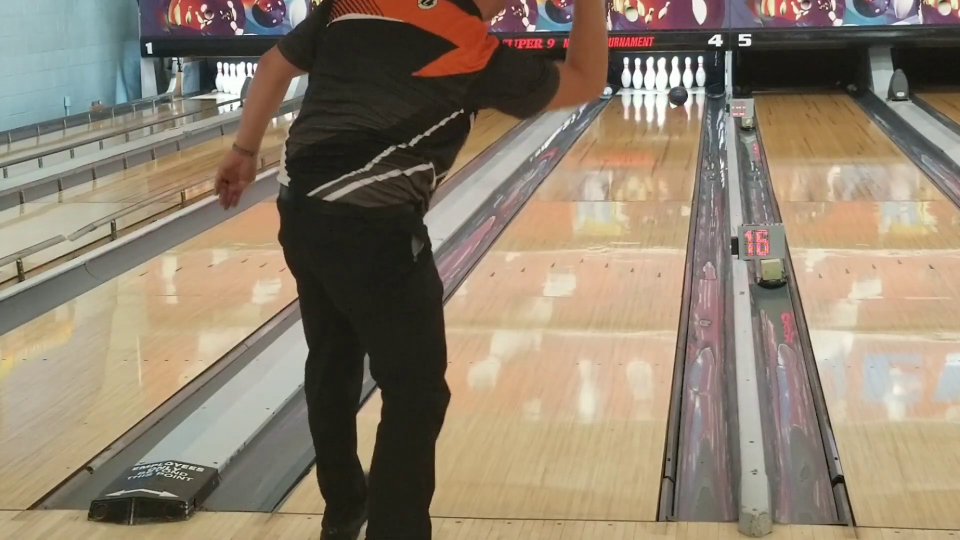
#> input picture frame 130 of data/recording_5/Recording_5.mp4, 1920 x 1080 px (shown at 1/2 size)
$ jupyter execute Detection_test_5.ipynb
#> lines starting #> are read from the running program, lines starting #| are printed output that depends on the picture
# **Detection**

**Subsections:**
- **Pre-processing:** `BackgroundSubtractorMOG2`
- **Processing:** `HoughCircle`
- **Post-processing**

[cell 1]
# Import required libraries
import cv2
from pathlib import Path
import numpy as np
import matplotlib.pyplot as plt
import pandas as pd

Loading the video file

- _notebook_dir -> /home/davic/projects/IACV_project/bowling-analysis/notebook/ball_detection_
- _project_root -> /home/davic/projects/IACV_project/bowling-analysis_
- _video_path   -> /home/davic/projects/IACV_project/bowling-analysis/data/recording_2/Recording_2_normal_speed.mp4_

[cell 2]
video_number = "5"
PROJECT_ROOT = Path().resolve().parent.parent
INPUT_VIDEO_PATH = str(
    PROJECT_ROOT
    / "data"
    / f"recording_{video_number}"
    / f"Recording_{video_number}.mp4"
)
INPUT_CSV_PATH = str(
    PROJECT_ROOT
    / "data"
    / "auxiliary_data"
    / "lane_points"
    / f"lane_points_raw_{video_number}.csv"
)

# Load the video
cap = cv2.VideoCapture(INPUT_VIDEO_PATH)
print(
    f"Opened: {cap.isOpened()}, FPS: {cap.get(cv2.CAP_PROP_FPS)}, Total Frames: {cap.get(cv2.CAP_PROP_FRAME_COUNT)}"
)

## Pre-processing

Auxiliary functions

[cell 3]
# Function to display an image
def showImage(image, title="Image"):
    plt.figure(figsize=(10, 6))
    plt.imshow(cv2.cvtColor(image, cv2.COLOR_BGR2RGB))
    plt.title(title)
    plt.axis("off")
    plt.show()

I read one frame in order to test the techniques

[cell 4]
frame_index = 130  # frame to test
total_frames = cap.get(cv2.CAP_PROP_FRAME_COUNT)

# Set frame position
cap.set(cv2.CAP_PROP_POS_FRAMES, frame_index)
ret, frame = cap.read()
#> frame is the input picture: shape (1080, 1920, 3); mean B, G, R 110.7, 128.9, 142.6
if not ret:
    print("Failed to read the frame")
    cap.release()
    exit()


$ run again, starting later in the video
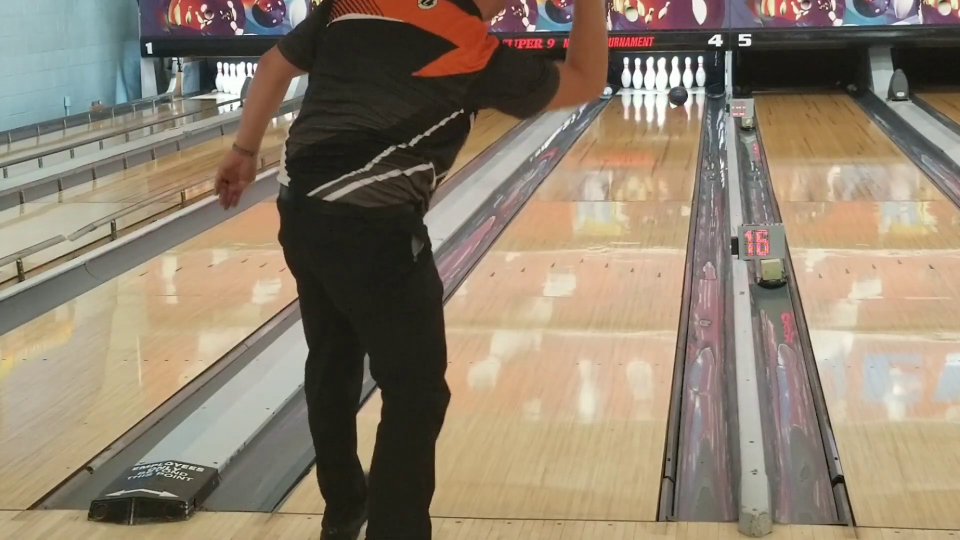
#> input picture frame 130 of data/recording_5/Recording_5.mp4, 1920 x 1080 px (shown at 1/2 size)
#> frame is the input picture: shape (1080, 1920, 3); mean B, G, R 110.7, 128.9, 142.6

$ run again, starting later in the video
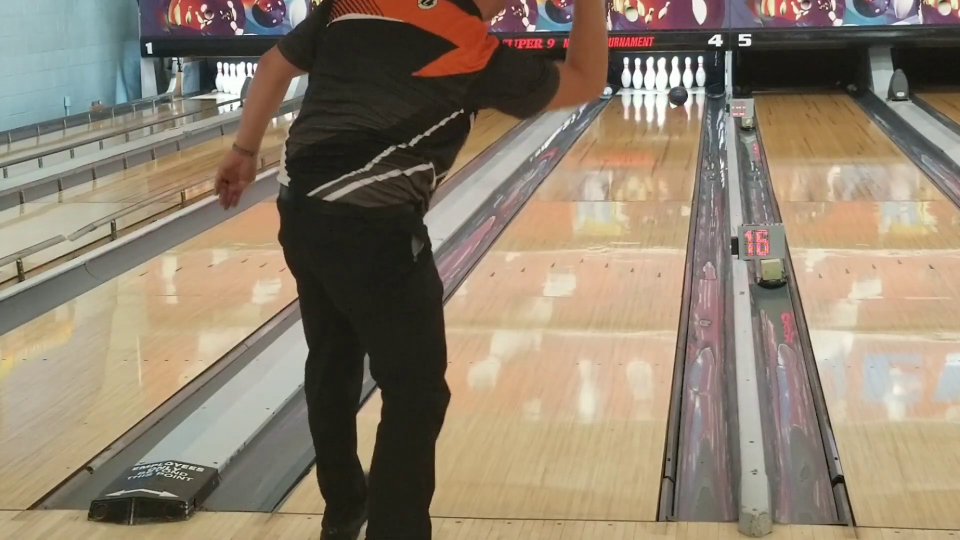
#> input picture frame 130 of data/recording_5/Recording_5.mp4, 1920 x 1080 px (shown at 1/2 size)
#> frame is the input picture: shape (1080, 1920, 3); mean B, G, R 110.7, 128.9, 142.6
